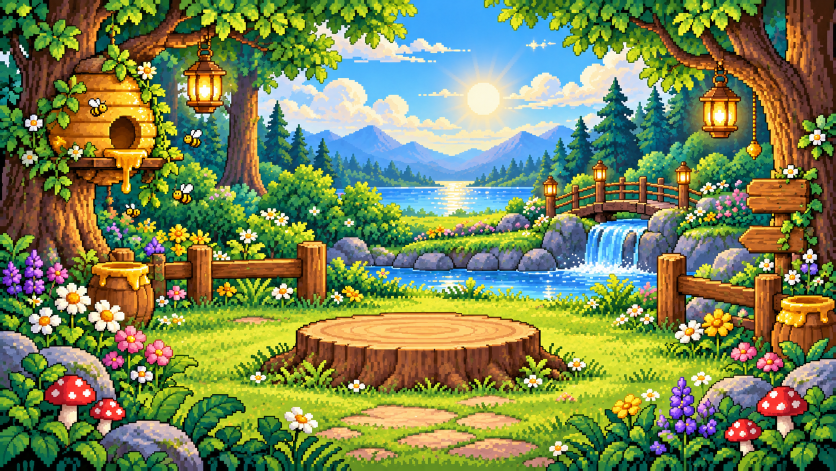
#> input picture _source/platform/art/10_hub_background_forest.png, 1672 x 941 px (shown at 1/2 size)
$ python -i build_ui.py   (imports and definitions only)
#> lines starting #> are read from the running program, lines starting #| are printed output that depends on the picture; after the words box and inside, x2 and y2 are one past the last pixel; in counts of white or black regions, pixels touching at a corner belong together
#> further down, picture is the input picture: shape (941, 1672, 3); mean B, G, R 84.8, 133.8, 120.6
"""
Giao diện chung của Phonics Arcade: cắt Bee resource pack trong `_source/platform/art/` thành ảnh dùng chung
cho mọi game ở `public/assets/shared/ui/` (icon, kim cương, linh vật ong, ảnh bìa COMING SOON, nền màn chọn game).

Chạy:  pnpm assets:ui   (= python tools/arcade_ui/build_ui.py)

Sheet 01–04: lưới 4×4 trên nền VÀNG gradient (RGB, không có alpha), icon có viền mực đậm:
  - nền = vùng vàng / trắng (khung bo của sheet) nối với mép sheet (flood fill) -> trong suốt;
  - lỗ kín nhỏ màu nền (quai khoá, vòng chìa khoá...) cũng là nền; thân vàng của khoá / sao có
    gradient + to hơn nhiều nên được giữ;
  - ăn 2px viền ngoài (pixel lẫn màu vàng) rồi làm mượt mép;
  - từng mảnh được gán vào ô chứa trọng tâm của nó -> icon lấn sang ô bên cạnh không bị cắt cụt.
Sheet 05: 9 cảnh linh vật ong (khung chữ nhật có nền vườn) -> cắt ô vuông giữa cảnh, khung bo do CSS vẽ.
Thứ tự ô theo `_source/platform/asset_manifest.json`. Chỉ xuất những ảnh app đang dùng (bảng EXPORTS / MASCOTS);
muốn dùng thêm ảnh nào thì thêm tên của nó vào bảng. Ảnh lớn (bìa, nền, linh vật) xuất WebP cho nhẹ.
Thư mục xuất được dọn trước mỗi lần chạy (trừ KEEP_DIRS: `lottie/` đặt tay).
"""

from __future__ import annotations

import json
import shutil
import sys
from pathlib import Path

import numpy as np
from PIL import Image, ImageFilter
from scipy import ndimage

sys.path.insert(0, str(Path(__file__).resolve().parent.parent))
from common.imaging import resize_rgba, save_png  # noqa: E402
from common.paths import SHARED_ASSETS, SOURCE  # noqa: E402

PACK = SOURCE / "platform"
OUT = SHARED_ASSETS / "ui"

ICON = 128  # hiển thị ~22–44px CSS, đủ nét cho màn hình 3x
MASCOT = 320
# Lề trong suốt quanh icon (tỉ lệ cạnh) để viền / bóng không chạm mép ảnh
ICON_PADDING = 0.04
EDGE_ERODE_PX = 2
# Lỗ kín màu nền: nhỏ hơn ngần này pixel (trên sheet 1024) và màu đều (độ lệch kênh G thấp)
HOLE_MAX_AREA = 2500
HOLE_MAX_STD = 30
# ... và được viền mực bao quanh (phần lớn pixel ngay sát bên ngoài là màu tối) — mảng vàng tô bóng trong
# thân icon (vd loa tắt tiếng) giáp màu kem / cam nên không bị coi là lỗ
HOLE_RING_DARK = 0.6
INK_LUMA = 110
MIN_FRAGMENT = 40

# tên trong asset_manifest -> (tên file xuất, cạnh dài nhất)
EXPORTS: dict[str, tuple[str, int]] = {
    # 01 — điều hướng
    "back": ("icons/back", ICON),
    "close": ("icons/close", ICON),
    "play": ("icons/play", ICON),
    "next": ("icons/next", ICON),
    "previous": ("icons/previous", ICON),
    "refresh_update_sparkle": ("icons/update", ICON),
    "settings": ("icons/settings", ICON),
    "check": ("icons/check", ICON),
    # 02 — âm thanh
    "speaker_on": ("icons/sound_on", ICON),
    "speaker_muted": ("icons/sound_off", ICON),
    "music_on": ("icons/music_on", ICON),
    "music_off": ("icons/music_off", ICON),
    "voice_on": ("icons/voice_on", ICON),
    "voice_off": ("icons/voice_off", ICON),
    "star_filled": ("icons/star_filled", ICON),
    # 03 — kim cương / mở khoá
    "gem_big": ("gems/gem", 128),
    "gem_small": ("gems/gem_small", 64),
    "gem_burst": ("gems/gem_burst", 160),
    "padlock_closed": ("gems/padlock", 160),
    "unlock_burst": ("gems/unlock_burst", 160),
    "crown": ("icons/crown", ICON),
    # 04 — huy hiệu / trang trí (tài khoản: xếp hạng, thông báo)
    "notification_dot": ("icons/notification_dot", 64),
    "trophy": ("icons/trophy", ICON),
    "medal": ("icons/medal", ICON),
}

# 05 — linh vật ong: tên trong asset_manifest -> tên file xuất
MASCOTS: dict[str, str] = {
    "encouraging_not_enough_gems": "mascot/encourage",
    "celebrate_unlock": "mascot/celebrate",
    "coming_soon_builder": "mascot/coming_soon",
    "rotate_device": "mascot/rotate",
    "loading_run": "mascot/loading",
    "error_unplugged": "mascot/error",
    "wave_hello": "mascot/hello",
    "empty_state_sleep": "mascot/sleep",
}

# Ảnh nguyên tấm: (file nguồn, tên xuất, kích thước tối đa (rộng, cao), vùng cắt (x0, y0, x1, y1) hoặc None)
# Nền menu chính: tranh rừng tổ ong 16-bit (10_hub_background_forest.png, 1672×941, chỉ có bản ngang) —
# bản dọc cắt dải 9:16 giữa tranh (gốc cây, thác nước, mặt trời); CSS `cover` tự cắt tiếp theo tỉ lệ máy.
# (08 / 09: nền vườn hoa cũ của Bee pack, không dùng nữa.)
FULL_IMAGES = [
    ("06_coming_soon_game_cover.png", "coming_soon_cover", (800, 457), None),
    ("10_hub_background_forest.png", "hub_bg_landscape", (1792, 1024), None),
    ("10_hub_background_forest.png", "hub_bg_portrait", (900, 1792), (572, 0, 1101, 941)),
]
WEBP_QUALITY = 84


def background_like(rgb: np.ndarray) -> np.ndarray:
    """Pixel có màu nền: vàng đậm của sheet hoặc trắng của khung bo ngoài."""
    r, g, b = (rgb[..., i].astype(int) for i in range(3))
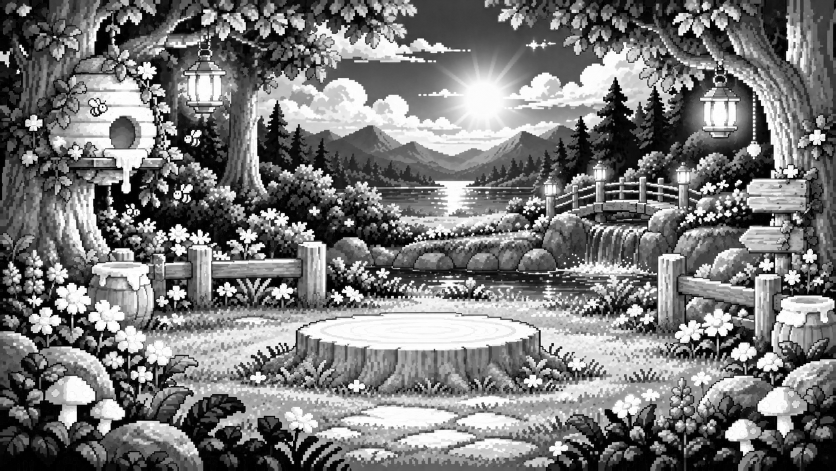
#> b: shape (941, 1672) int64 (shown at 1/2 size); min 0, max 255, mean 120.6
    yellow = (r >= 225) & (g >= 150) & (g <= 248) & (b <= 150) & (r - b >= 110)
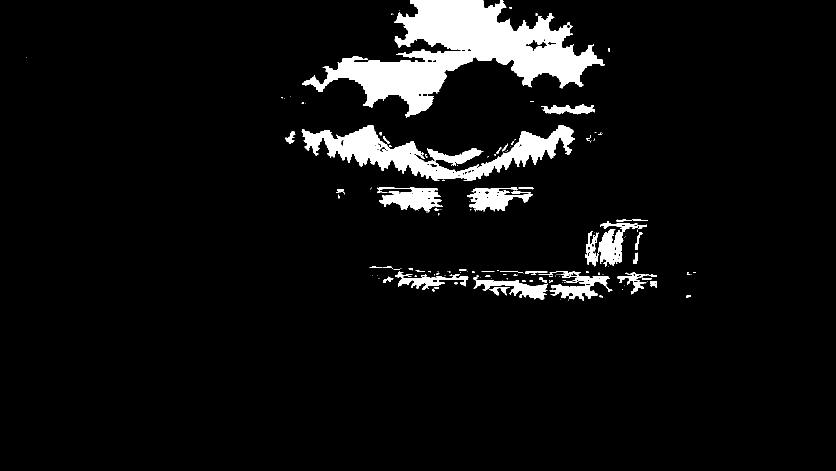
#> yellow: shape (941, 1672) bool (shown at 1/2 size); 6.2% white; 160 white regions (107 under 20 px), largest, box (x1, y1, x2, y2) and area: (604, 0, 1209, 235) 53138, (603, 251, 1150, 361) 19655, (1170, 443, 1294, 534) 3876
    white = (r >= 232) & (g >= 232) & (b >= 215)
#> white: shape (941, 1672) bool; 1.3% white; 894 white regions (628 under 20 px), largest, box (x1, y1, x2, y2) and area: (1112, 523, 1296, 548) 1817, (400, 170, 420, 195) 323, (1430, 220, 1448, 245) 299
    return yellow, white


def key_background(rgb: np.ndarray) -> np.ndarray:
    """RGB sheet -> RGBA, nền vàng thành trong suốt."""
    yellow, white = background_like(rgb)
    labels, count = ndimage.label(yellow | white)
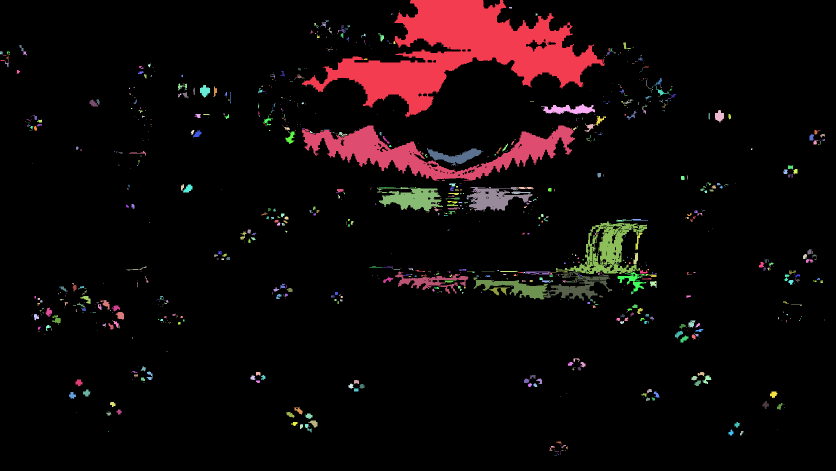
#> labels: shape (941, 1672) int32 (shown at 1/2 size); 1123 distinct labels, from 0 to 1122; one colour per label, 0 black
#> count = 1122
    edge = np.unique(np.concatenate([labels[0], labels[-1], labels[:, 0], labels[:, -1]]))
#> edge = [0, 1, 73, 96]
    background = np.isin(labels, edge[edge > 0])
#> background: shape (941, 1672) bool; 3.4% white; 3 white regions (1 under 20 px), largest, box (x1, y1, x2, y2) and area: (604, 0, 1209, 235) 53206, (0, 103, 5, 109) 25

    # Lỗ kín: vùng vàng nhỏ, màu đều, không nối ra mép (vd khoảng trống trong quai khoá)
    hole_labels, hole_count = ndimage.label(yellow & ~background)
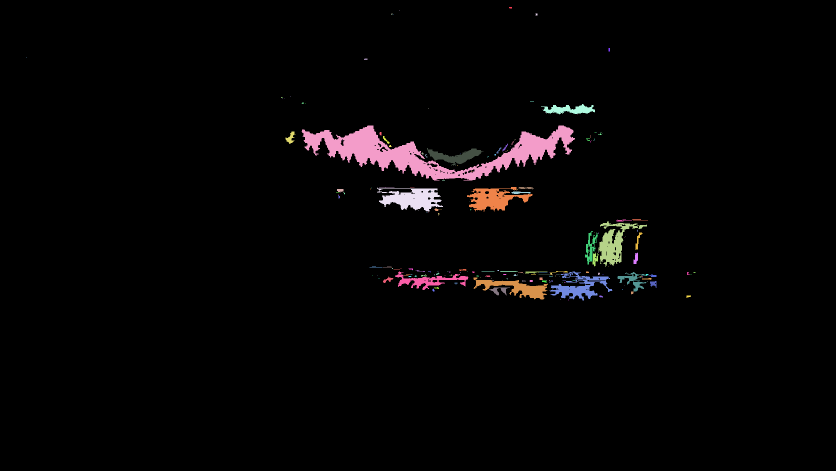
#> hole_labels: shape (941, 1672) int32 (shown at 1/2 size); 211 distinct labels, from 0 to 210; one colour per label, 0 black
#> hole_count = 210
    if hole_count:
        index = np.arange(1, hole_count + 1)
#> index = 210 values from 1 to 210
        areas = ndimage.sum(np.ones_like(hole_labels), hole_labels, index)
#> areas = 210 values, max 19649 at index 24, min 1 at index 1, mean 208.6
        green = rgb[..., 1].astype(float)
        std = np.sqrt(np.maximum(
            ndimage.mean(green**2, hole_labels, index) - ndimage.mean(green, hole_labels, index) ** 2, 0
        ))
#> std = 210 values, max 25.02 at index 88, min 0 at index 1, mean 5.59
        dark = rgb.mean(axis=2) < INK_LUMA
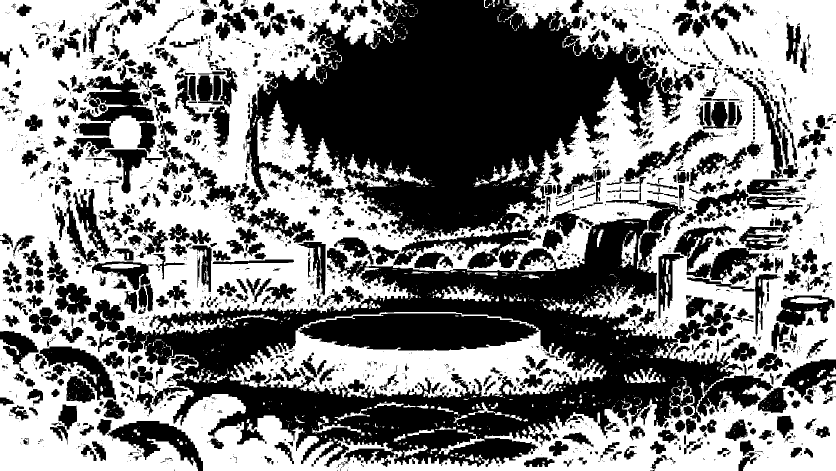
#> dark: shape (941, 1672) bool (shown at 1/2 size); 51.6% white; 2331 black regions (1549 under 20 px), largest, box (x1, y1, x2, y2) and area: (177, 370, 1468, 934) 246122, (491, 0, 1387, 538) 238760, (156, 152, 325, 387) 13556
        for idx in index[(areas <= HOLE_MAX_AREA) & (std <= HOLE_MAX_STD)]:
            hole = hole_labels == idx
            ring = ndimage.binary_dilation(hole, iterations=3) & ~hole
            if dark[ring].mean() >= HOLE_RING_DARK:
                background |= hole
#> background: shape (941, 1672) bool; 3.4% white; 7 white regions (2 under 20 px), largest, box (x1, y1, x2, y2) and area: (604, 0, 1209, 235) 53206, (1271, 465, 1285, 500) 156, (1373, 591, 1382, 596) 31, (963, 543, 989, 544) 26, (0, 103, 5, 109) 25
#> hole: shape (941, 1672) bool; 0% white in thin lines or dots, all inside (x1, y1, x2, y2) = (1136, 599, 1137, 601)

    background = ndimage.binary_dilation(background, iterations=EDGE_ERODE_PX)
#> background: shape (941, 1672) bool; 3.8% white; 6 white regions, box (x1, y1, x2, y2) and area: (602, 0, 1211, 237) 58993, (1269, 463, 1287, 502) 331, (961, 541, 991, 546) 138, (1371, 589, 1384, 598) 85, (0, 118, 12, 124) 63, (0, 101, 7, 111) 62
    alpha = Image.fromarray(np.where(background, 0, 255).astype(np.uint8)).filter(ImageFilter.GaussianBlur(0.8))
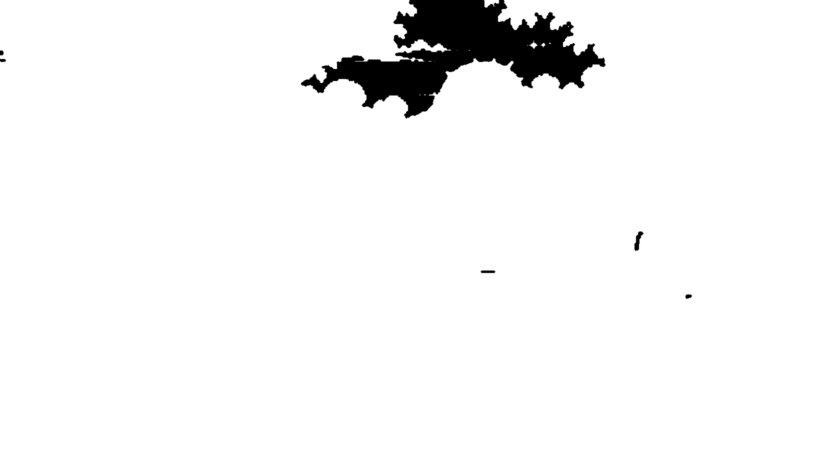
#> alpha: PIL image 1672x941 L (shown at 1/2 size); min 0, max 255, mean 245.3
    rgba = np.dstack([rgb[..., :3], np.array(alpha)]).astype(np.uint8)
    rgba[rgba[..., 3] == 0] = 0
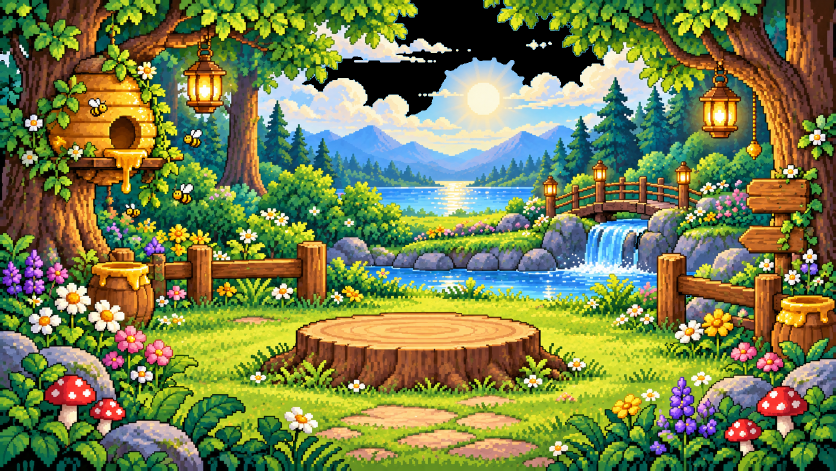
#> rgba: shape (941, 1672, 4) (shown at 1/2 size); mean B, G, R, A 76.3, 127.7, 117.8, 245.3
    return rgba


# [66 lines left out: functions split_cells, export_icon, scene_box, export_mascot, export_full, not called in this run]


# Thư mục trong OUT không do script này sinh (đặt tay) — giữ nguyên khi dọn
KEEP_DIRS = {"lottie"}


# [41 lines left out: function main, not called in this run]


# [2 lines not run here, left out]

>>> import cv2
>>> picture = cv2.imread('../../_source/platform/art/10_hub_background_forest.png')
>>> result = key_background(picture)

$ run again, on _source/english-explorers/art/desert.webp
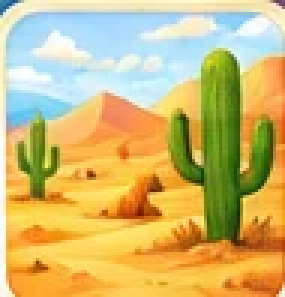
#> input picture _source/english-explorers/art/desert.webp, 95 x 99 px (shown 3 times larger)
#> picture is the input picture: shape (99, 95, 3); mean B, G, R 114.7, 185.6, 207.6
#> yellow: shape (99, 95) bool; 0.63% white; 4 white regions (2 under 20 px), largest, box (x1, y1, x2, y2) and area: (3, 34, 11, 41) 35, (14, 34, 21, 38) 20
#> white: shape (99, 95) bool; 4.3% white; 23 white regions (15 under 20 px), largest, box (x1, y1, x2, y2) and area: (3, 22, 17, 31) 81, (11, 10, 30, 19) 64, (78, 5, 93, 12) 57
#> in key_background, `labels, count = ndimage.label(yellow | white)`:
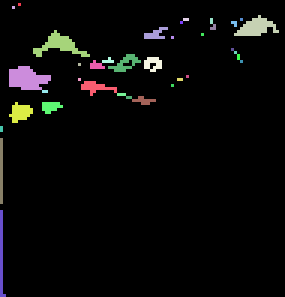
#> labels: shape (99, 95) int32 (shown 3 times larger); 38 distinct labels, from 0 to 37; one colour per label, 0 black
#> count = 37
#> edge = [0, 35, 36, 37]
#> hole_labels: shape (99, 95) int32; 5 distinct labels, from 0 to 4
#> hole_count = 4
#> areas = [1, 3, 35, 20]
#> std = [0, 2.62, 10.09, 4.43]
#> dark: shape (99, 95) bool; 15.4% white; 18 white regions (15 under 20 px), largest, box (x1, y1, x2, y2) and area: (57, 17, 95, 84) 1119, (5, 41, 20, 67) 166, (37, 58, 55, 73) 91
#> the loop in key_background, `for idx in index[(areas <= HOLE_MAX_AREA) & (std <= HOLE_MAX_STD)]:` made 4 passes
#> in key_background, `rgba[rgba[..., 3] == 0] = 0`:
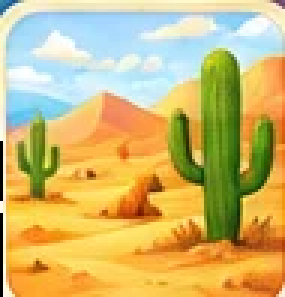
#> rgba: shape (99, 95, 4) (shown 3 times larger); mean B, G, R, A 113.4, 184.3, 206.4, 250.4
